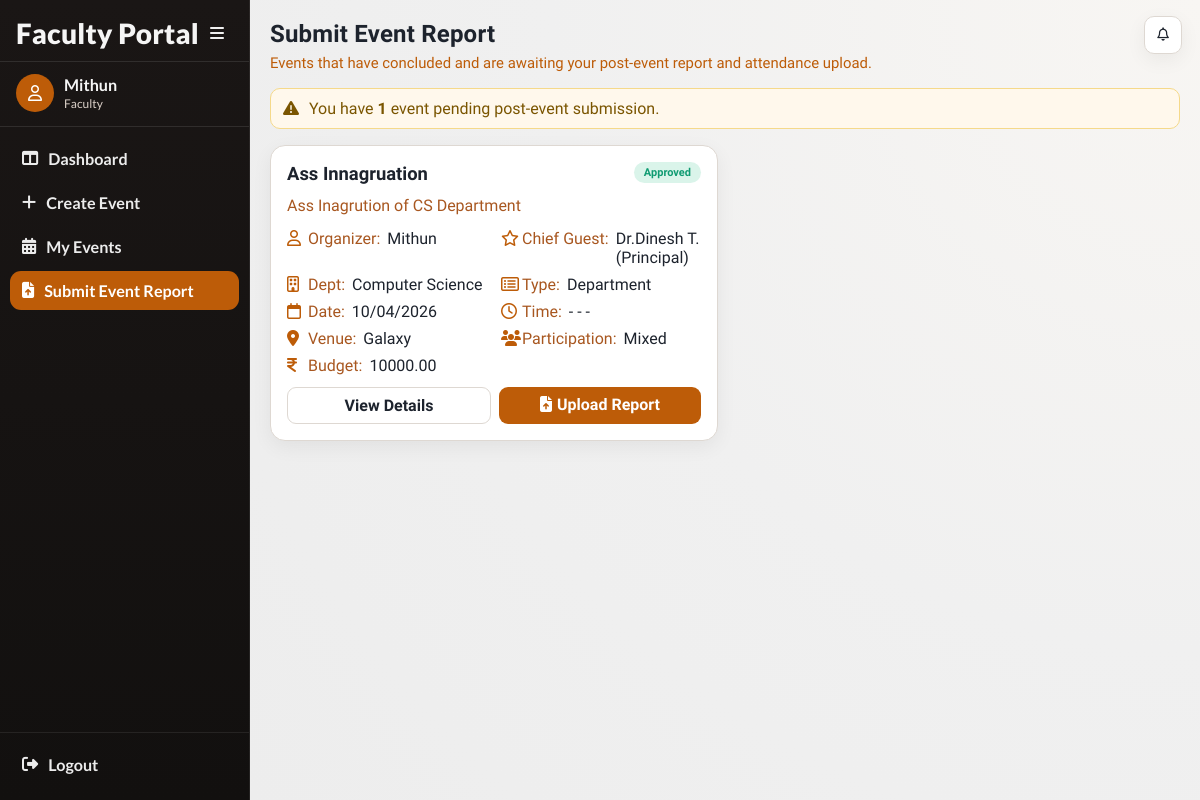
Screenshot of /events/faculty/post-due/ (signed in) with the database file from the repository.
### accounts/models.py (models this page shows, shortened)
class User(AbstractUser):
    ROLE_CHOICES = (
        ('faculty', 'Faculty'),
        ('principal', 'Principal'),
        ('admin', 'Admin'),
    )
    SUB_ROLE_CHOICES = (
        ('hod', 'HOD'),
        ('nss', 'NSS In-Charge'),
        ('ncc', 'NCC In-Charge'),
        ('union', 'Union In-Charge'),
        ('other', 'Other In-Charge'),
    )
    role = models.CharField(max_length=20, choices=ROLE_CHOICES)
    sub_role = models.CharField(
        max_length=20,
        choices=SUB_ROLE_CHOICES,
        blank=True,
        null=True
    )
    department = models.ForeignKey(
    'events.Department',
    on_delete=models.SET_NULL,
    null=True,
    blank=True
    )

### events/models.py (models this page shows, shortened)
class Event(models.Model):
    CATEGORY_CHOICES = (
        ('department', 'Department'),
        ('nss', 'NSS'),
        ('ncc', 'NCC'),
        ('union', 'Union'),
        ('other', 'Other'),
    )
    PARTICIPATION_CHOICES = (
        ('boys', 'Boys'),
        ('girls', 'Girls'),
        ('mixed', 'Mixed'),
    )
    STATUS_CHOICES = (
        ('pending', 'Pending Approval'),
        ('approved', 'Approved'),
        ('rejected', 'Rejected'),
        ('completed', 'Completed'),
        ('verified', 'Verified'),
        ('cancelled', 'Cancelled'),
    )
    title = models.CharField(max_length=200)
    category = models.CharField(max_length=20, choices=CATEGORY_CHOICES)
    created_by = models.ForeignKey(
        settings.AUTH_USER_MODEL,
        on_delete=models.CASCADE
    )
    department = models.ForeignKey(
    Department,
    on_delete=models.SET_NULL,
    null=True,
    blank=True
    )
    participation_type = models.CharField(
        max_length=20,
        choices=PARTICIPATION_CHOICES
    )
    chief_guest = models.CharField(max_length=200, blank=True, null=True)
    budget = models.DecimalField(max_digits=10, decimal_places=2)
    venue = models.ForeignKey(
    Venue,
    on_delete=models.PROTECT
    )
    start_date = models.DateField()
    end_date = models.DateField()
    start_time = models.TimeField(null=True, blank=True)
    end_time = models.TimeField(null=True, blank=True)
    description = models.TextField()
    tags = models.ManyToManyField(Tag, blank=True)
    status = models.CharField(
        max_length=20,
        choices=STATUS_CHOICES,
        default='pending'
    )
    principal_remark = models.TextField(blank=True, null=True)
    created_at = models.DateTimeField(auto_now_add=True)
    report_text = models.TextField(blank=True, null=True)
    attendance_file = models.FileField(
        upload_to='attendance/',
        blank=True,
        null=True
    )
    completed_at = models.DateTimeField(blank=True, null=True)

class Department(models.Model):
    name = models.CharField(max_length=100, unique=True)
    def __str__(self):
        return self.name

class Venue(models.Model):
    name = models.CharField(max_length=100, unique=True)
    def __str__(self):
        return self.name

### events/views.py (the view)
# urls.py: path('faculty/post-due/', views.faculty_post_due_events, name='faculty_post_due_events'),
@login_required(login_url='/login/')
def faculty_post_due_events(request):
    if request.user.role != 'faculty':
        return redirect('login')
    today = timezone.now().date()
    events = Event.objects.filter(
        created_by=request.user,
        status='approved',
        end_date__lt=today
    ).order_by('end_date')
    return render(request, 'events/faculty_post_due_events.html', {
        'events': events,
        'today': today,
        'active_nav': 'faculty-post-due',
    })

### events/templates/events/faculty_post_due_events.html (shortened to what this page needs)
{% extends "base.html" %}
{% load event_extras %}
{% block page_title %}Submit Event Report{% endblock %}
{% block page_subtitle %}Events that have concluded and are awaiting your post-event report and attendance upload.{% endblock %}
{% block content %}
{% if events %}
<div class="message" style="background:#fff8ec; border-color:#f5d98a; color:#7a5500; margin-bottom:16px;">
    <i class="fa-solid fa-triangle-exclamation" style="margin-right:6px;"></i>
    You have <strong>{{ events|length }}</strong> event{{ events|pluralize }} pending post-event submission.
</div>
{% endif %}
<section class="event-grid">
    {% for e in events %}
        <article class="event-card">
            {% include "events/partials/event_detail_card_body.html" with event=e %}
            <div class="action-row">
                <a class="btn secondary" href="{% url 'event_detail' e.id %}">View Details</a>
                <a class="btn" href="{% url 'post_event_upload' e.id %}">
                    <i class="fa-solid fa-file-arrow-up" style="margin-right:5px;"></i>Upload Report
                </a>
            </div>
        </article>
    {% endfor %}
</section>
{% endblock %}

### accounts/templates/base.html (shortened to what this page needs)
<!DOCTYPE html>
<html lang="en">
<head>
    <link rel="stylesheet" href="https://cdnjs.cloudflare.com/ajax/libs/font-awesome/6.5.2/css/all.min.css">
</head>
<body class="{% if request.user.is_authenticated %}has-sidebar{% endif %}">
    <div class="app">
        {% if request.user.is_authenticated %}
            <aside class="sidebar">
                <div class="sidebar-head">
                    <div class="brand">
                        {% if request.user.role == "principal" %}
                            Principal Portal
                        {% elif request.user.role == "faculty" %}
                            Faculty Portal
                        {% else %}
                            Event Portal
                        {% endif %}
                    </div>
                    <button class="collapse-toggle" id="sidebarCollapseToggle" type="button">
                        <i class="fa-solid fa-bars"></i>
                    </button>
                </div>
                <div class="sidebar-user">
                    <div class="avatar"><i class="fa-regular fa-user"></i></div>
                    <div class="user-meta">
                        <div class="user-name">{{ request.user.get_full_name|default:request.user.username }}</div>
                        <div class="user-role">{{ request.user.get_role_display|default:"User" }}</div>
                    </div>
                </div>
                <ul class="nav-list">
                    {% if request.user.role == "principal" %}
                        <li><a class="nav-link {% if active_nav == 'principal-dashboard' or request.resolver_match.url_name == 'principal_dashboard' %}active{% endif %}" href="{% url 'principal_dashboard' %}" title="Dashboard"><i class="fa-solid fa-table-columns"></i><span class="nav-text">Dashboard</span></a></li>
                        <li><a class="nav-link {% if active_nav == 'principal-pending' or request.resolver_match.url_name == 'principal_pending_events' %}active{% endif %}" href="{% url 'principal_pending_events' %}" title="Pending Approvals"><i class="fa-regular fa-clock"></i><span class="nav-text">Pending Approvals</span></a></li>
                        <li><a class="nav-link {% if active_nav == 'principal-approved' or request.resolver_match.url_name == 'principal_approved_events' %}active{% endif %}" href="{% url 'principal_approved_events' %}" title="Approved Events"><i class="fa-regular fa-circle-check"></i><span class="nav-text">Approved Events</span></a></li>
                        <li><a class="nav-link {% if active_nav == 'principal-verify' or request.resolver_match.url_name == 'principal_verify_list' %}active{% endif %}" href="{% url 'principal_verify_list' %}" title="Verify Events"><i class="fa-solid fa-list-check"></i><span class="nav-text">Verify Events</span></a></li>
                        <li><a class="nav-link {% if active_nav == 'principal-rejected' or request.resolver_match.url_name == 'principal_rejected_events' %}active{% endif %}" href="{% url 'principal_rejected_events' %}" title="Rejected Events"><i class="fa-regular fa-circle-xmark"></i><span class="nav-text">Rejected Events</span></a></li>
                        <li><a class="nav-link {% if active_nav == 'principal-all' or request.resolver_match.url_name == 'view_all_events' %}active{% endif %}" href="{% url 'view_all_events' %}" title="All Events"><i class="fa-regular fa-calendar-days"></i><span class="nav-text">All Events</span></a></li>
                        <li><a class="nav-link {% if active_nav == 'principal-analytics' or request.resolver_match.url_name == 'analytics_dashboard' %}active{% endif %}" href="{% url 'analytics_dashboard' %}" title="Analytics"><i class="fa-solid fa-chart-line"></i><span class="nav-text">Analytics</span></a></li>
                    {% elif request.user.role == "faculty" %}
                        <li><a class="nav-link " href="{% url 'faculty_dashboard' %}" title="Dashboard"><i class="fa-solid fa-table-columns"></i><span class="nav-text">Dashboard</span></a></li>
                        <li><a class="nav-link " href="{% url 'create_event' %}" title="Create Event"><i class="fa-solid fa-plus"></i><span class="nav-text">Create Event</span></a></li>
                        <li><a class="nav-link " href="{% url 'faculty_filter_events' %}" title="My Events"><i class="fa-solid fa-calendar-days"></i><span class="nav-text">My Events</span></a></li>
                        <li><a class="nav-link {% if active_nav == 'faculty-post-due' %}active{% endif %}" href="{% url 'faculty_post_due_events' %}" title="Submit Event Report"><i class="fa-solid fa-file-arrow-up"></i><span class="nav-text">Submit Event Report</span></a></li>
                    {% endif %}
                </ul>
                <div class="sidebar-foot">
                    <a class="nav-link" href="{% url 'logout' %}" title="Logout">
                        <i class="fa-solid fa-right-from-bracket"></i>
                        <span class="nav-text">Logout</span>
                    </a>
                </div>
            </aside>
            <div class="notif-fab" id="notifFab">
                <div style="position:relative;">
                    <button class="nav-icon-btn" id="notifToggle" type="button" aria-label="Notifications">
                        <i class="fa-regular fa-bell"></i>
                    </button>
                </div>
            </div>
        {% endif %}
        <main class="main">
            <header class="page-head">
                <h1 class="page-title">{% block page_title %}College Event System{% endblock %}</h1>
                <p class="page-subtitle">{% block page_subtitle %}{% endblock %}</p>
            </header>
            {% block content %}{% endblock %}
        </main>
    </div>
</body>
</html>

### events/templates/events/partials/event_detail_card_body.html (shortened to what this page needs)
{% load event_extras %}
<div class="event-head">
    <h3 class="event-title">
        <a href="{% url 'event_detail' event.id %}">{{ event.title }}</a>
    </h3>
    <span class="chip {{ event.status }}">{{ event.status|title }}</span>
</div>
<p class="event-desc">{{ event.description|default:"No description provided."|truncatewords:22 }}</p>
<div class="meta-grid">
    <div class="meta-row"><i class="fa-regular fa-user"></i><span class="meta-label">Organizer:</span><span class="meta-value">{{ event.created_by.get_full_name|default:event.created_by.username }}</span></div>
    <div class="meta-row"><i class="fa-regular fa-star"></i><span class="meta-label">Chief Guest:</span><span class="meta-value">{{ event.chief_guest|default:"-" }}</span></div>
    <div class="meta-row"><i class="fa-regular fa-building"></i><span class="meta-label">Dept:</span><span class="meta-value">{{ event.department|default:"General" }}</span></div>
    <div class="meta-row"><i class="fa-regular fa-rectangle-list"></i><span class="meta-label">Type:</span><span class="meta-value">{{ event.category|title }}</span></div>
    <div class="meta-row"><i class="fa-regular fa-calendar"></i><span class="meta-label">Date:</span><span class="meta-value">{{ event.start_date|date:"d/m/Y" }}</span></div>
    <div class="meta-row"><i class="fa-regular fa-clock"></i><span class="meta-label">Time:</span><span class="meta-value">{% if event.start_time %}{{ event.start_time|time:"h:i A" }}{% else %}-{% endif %} - {% if event.end_time %}{{ event.end_time|time:"h:i A" }}{% else %}-{% endif %}</span></div>
    <div class="meta-row"><i class="fa-solid fa-location-dot"></i><span class="meta-label">Venue:</span><span class="meta-value">{{ event.venue }}</span></div>
    <div class="meta-row"><i class="fa-solid fa-users"></i><span class="meta-label">Participation:</span><span class="meta-value">{{ event.participation_type|title }}</span></div>
    <div class="meta-row"><i class="fa-solid fa-indian-rupee-sign"></i><span class="meta-label">Budget:</span><span class="meta-value">{{ event.budget }}</span></div>
</div>

### rows the page displays
User: user.get_full_name "Mithun", user.role "Faculty"
Event: title "Ass Innagruation", status "Approved", description "Ass Inagrution of CS Department", created_by.get_full_name "Mithun", chief_guest "Dr.Dinesh T.(Principal)", department "Computer Science", category "Department", start_date "10/04/2026", venue "Galaxy", participation_type "Mixed", budget "10000.00"

### other values shown
{{ events|length }} "1"
